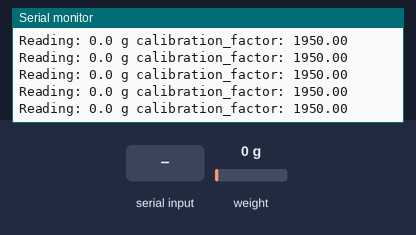
A sketch run on a simulated Arduino Uno, built with avr-gcc and run on an emulated ATmega328P. Parts: the last lines printed to the serial monitor. The test bench sets the inputs (shaded band); at power-on: weight on the scale 0 g.

Above: at 3.3 s.
3.4 s: weight on the scale set to 100 g
At 3.49 s:
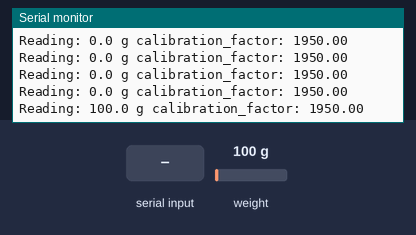
6.4 s: "+" received over Serial
At 6.53 s:
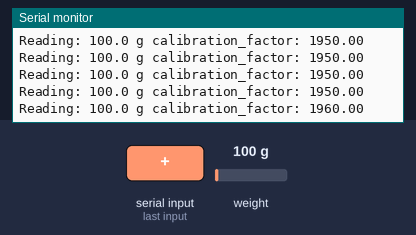
9.4 s: "a" received over Serial
At 9.47 s:
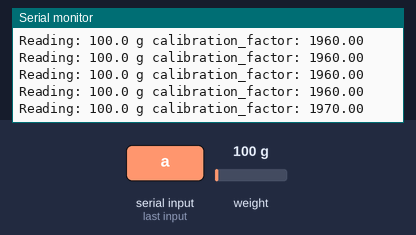
10.9 s: weight on the scale set to 1250 g
At 14.84 s:
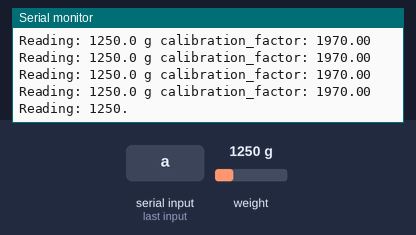
Timing chart, 0 to 14.9 s (numbered marks = the images above; inputs shaded):
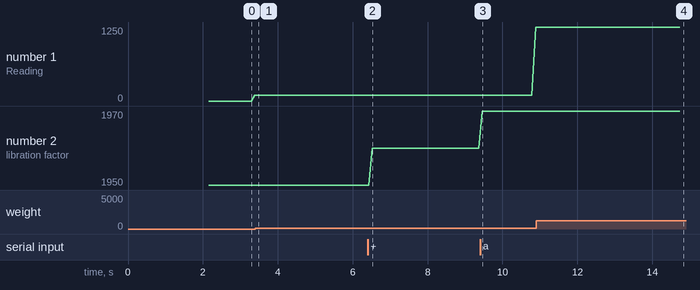

The sketch:

calibrate-scale.ino
```cpp
// based on https://github.com/sparkfun/HX711-Load-Cell-Amplifier

#include "HX711.h"

#define LOADCELL_DOUT_PIN  6
#define LOADCELL_SCK_PIN  5

HX711 scale;

float calibration_factor = 1950;

void setup() {
  Serial.begin(9600);
  Serial.println("HX711 calibration sketch");
  Serial.println("Remove all weight from scale");
  Serial.println("After readings begin, place known weight on scale");
  Serial.println("Press + or a to increase calibration factor");
  Serial.println("Press - or z to decrease calibration factor");

  scale.begin(LOADCELL_DOUT_PIN, LOADCELL_SCK_PIN);
  scale.set_scale();
  scale.tare();	//Reset the scale to 0

  long zero_factor = scale.read_average(); //Get a baseline reading
  Serial.print("Zero factor: "); //This can be used to remove the need to tare the scale. Useful in permanent scale projects.
  Serial.println(zero_factor);
}

void loop() {

  scale.set_scale(calibration_factor); // Adjust to this calibration factor

  Serial.print("Reading: ");
  Serial.print(scale.get_units(), 1);
  Serial.print(" g");
  Serial.print(" calibration_factor: ");
  Serial.print(calibration_factor);
  Serial.println();

  if(Serial.available())
  {
    char temp = Serial.read();
    if(temp == '+' || temp == 'a')
      calibration_factor += 10;
    else if(temp == '-' || temp == 'z')
      calibration_factor -= 10;
  }
}
```

Measured:
- after the input at 6.4 s, the serial monitor: prints a new line after 0.13 s (image 2)
- after the input at 9.4 s, the serial monitor: prints a new line after 0.06 s (image 3)
- after the input at 10.9 s, the serial monitor: prints a new line after 0.08 s (image 4)
- plotted number 1: 100 → 1250 after the input at 9.4 s
- plotted number 2: 1950 → 1960 after the input at 6.4 s, 1960 → 1970 after the input at 9.4 s
